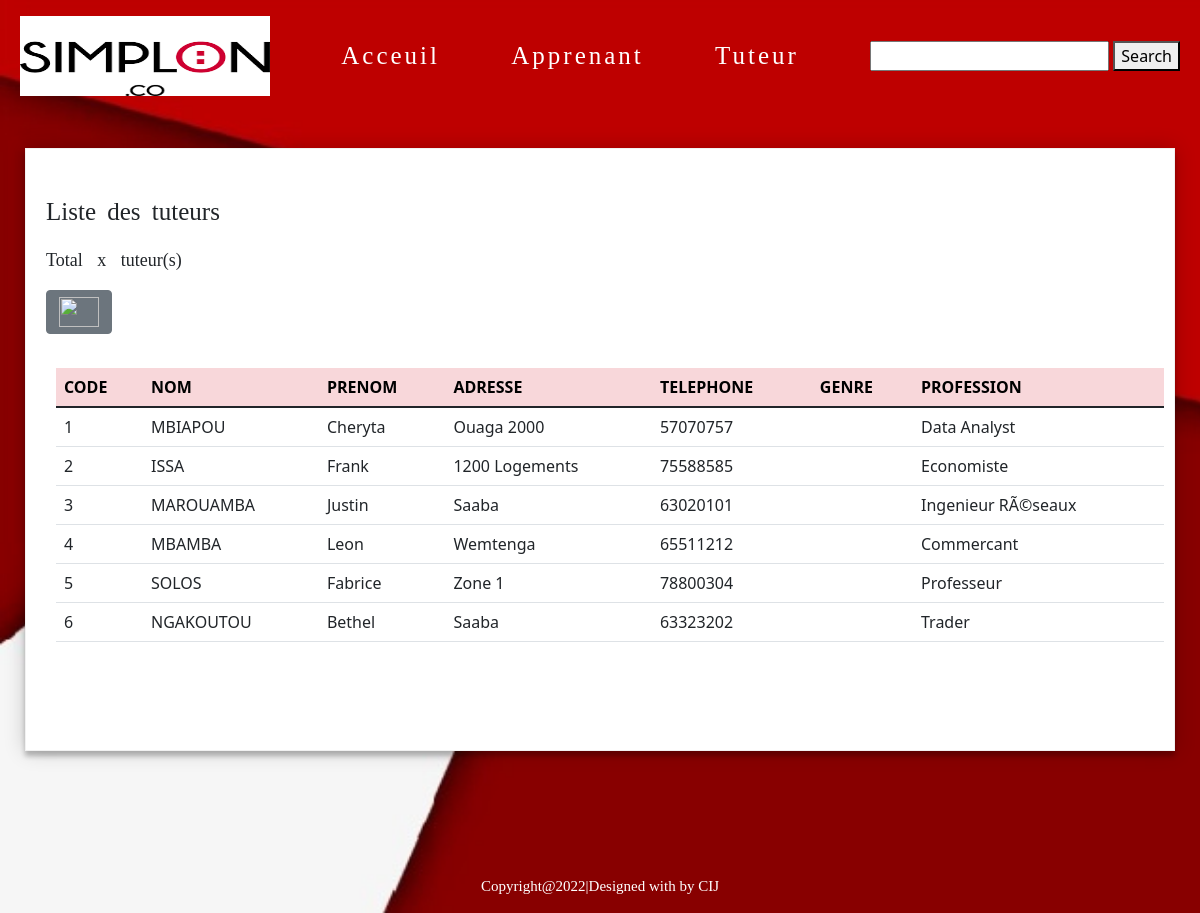
Page /tutliste.php on the committed database.
### tables this page shows
CREATE TABLE IF NOT EXISTS `tuteur` (
  `codeTuteur` int(11) NOT NULL AUTO_INCREMENT,
  `nomTuteur` varchar(254) DEFAULT NULL,
  `prenomTuteur` varchar(254) DEFAULT NULL,
  `adresseTuteur` varchar(254) DEFAULT NULL,
  `phoneTuteur` int(11) DEFAULT NULL,
  `genre` varchar(254) DEFAULT NULL,
  `profession` varchar(254) DEFAULT NULL,
  PRIMARY KEY (`codeTuteur`)
);

### tutliste.php (the view, shortened to what this page needs)
<html>
    <head>
        <link rel="stylesheet" href="style.css" media="screen" type="text/css" />
    </head>
    <body>
        <?php
            include 'menu.php'
         ?>
        <div id="container-fluid">
            <form action="insertion_tuteur.php" method="POST"><br>
                <div id="liste1">
                    <p>Liste des tuteurs</p>
                </div>
                <div id="liste2">
                    <p>Total x tuteur(s)</p>
                </div>
                <a type="button" class="btn btn-secondary" href="formtuteur.php">
                    <img src="./images/plus1" alt="" width="40" height="30">
                </a>
                <br><br>
                <table class="table table bordered " border="1">
                    <thead class="table-danger">
                        <tr>
                        <th scope="col">CODE</th>
                        <th scope="col">NOM</th>
                        <th scope="col">PRENOM</th>
                        <th scope="col">ADRESSE</th>
                        <th scope="col">TELEPHONE</th>
                        <th scope="col">GENRE</th>
                        <th scope="col">PROFESSION</th>
                        </tr>
                    </thead>
                    <tbody>
                      <?php
                            try {
                            $pdo = new PDO("mysql:host=localhost;dbname=bdapptrue", "root", "");
                            } catch (PDOException $exc) {
                            echo $exc->getMessage();
                            exit();
                            }
                            $q = $pdo->prepare('SELECT * FROM tuteur');
                            $q->execute();
                            $data = $q->fetchAll();
                        ?>
                        <?php
                        foreach ($data as $donnee) {
                        ?>
                            <tr>
                                <td><?php echo $donnee['codeTuteur']; ?></td>
                                <td><?php echo $donnee['nomTuteur']; ?></td>
                                <td><?php echo $donnee['prenomTuteur']; ?></td>
                                <td><?php echo $donnee['adresseTuteur']; ?></td>
                                <td><?php echo $donnee['phoneTuteur']; ?></td>
                                <td><?php echo $donnee['genre']; ?></td>
                                <td><?php echo $donnee['profession']; ?></td>
                            </tr>
                        <?php
                        }
                      ?>
                    </tbody>
                </table>
                <br><br><br>
            </form>
            <br><br>
        </div>
        <div id="texte2">
            <p>Copyright@2022|Designed with by CIJ </p>
        </div>
    </body>
</html>

### style.css (style rules this page uses)
body { background-image: url(./images/imge.jpg); background-repeat: no-repeat; background-size: cover; }
#container-fluid { width:1150px; margin:0 auto; margin-top:3%; }
form { width:100%; padding: 20px; border: 1px solid #f1f1f1; background: #fff; box-shadow: 0 0 20px 0 rgba(0, 0, 0, 0.2), 0 5px 5px 0 rgba(0, 0, 0, 0.24); }
#texte2 { margin-top: 5%; text-align: center; font-family: 'Trebuchet MS'; font-size: 15px; ;color: #fff; }
#liste1 { font-family: algerian; font-size: 25px; word-spacing: 5px; }
#liste2 { font-family: 'Trebuchet MS'; font-size: 18px; word-spacing: 10px; }
table { margin: 10px; border: 1px; width: 100%; }

### rows in the picture
tuteur: codeTuteur "1", nomTuteur "MBIAPOU", prenomTuteur "Cheryta", adresseTuteur "Ouaga 2000", phoneTuteur "57070757", profession "Data Analyst"
tuteur: codeTuteur "2", nomTuteur "ISSA", prenomTuteur "Frank", adresseTuteur "1200 Logements", phoneTuteur "75588585", profession "Economiste"
tuteur: codeTuteur "3", nomTuteur "MAROUAMBA", prenomTuteur "Justin", adresseTuteur "Saaba", phoneTuteur "63020101", profession "Ingenieur RÃ©seaux"
tuteur: codeTuteur "4", nomTuteur "MBAMBA", prenomTuteur "Leon", adresseTuteur "Wemtenga", phoneTuteur "65511212", profession "Commercant"
tuteur: codeTuteur "5", nomTuteur "SOLOS", prenomTuteur "Fabrice", adresseTuteur "Zone 1", phoneTuteur "78800304", profession "Professeur"
tuteur: codeTuteur "6", nomTuteur "NGAKOUTOU", prenomTuteur "Bethel", adresseTuteur "Saaba", phoneTuteur "63323202", profession "Trader"
